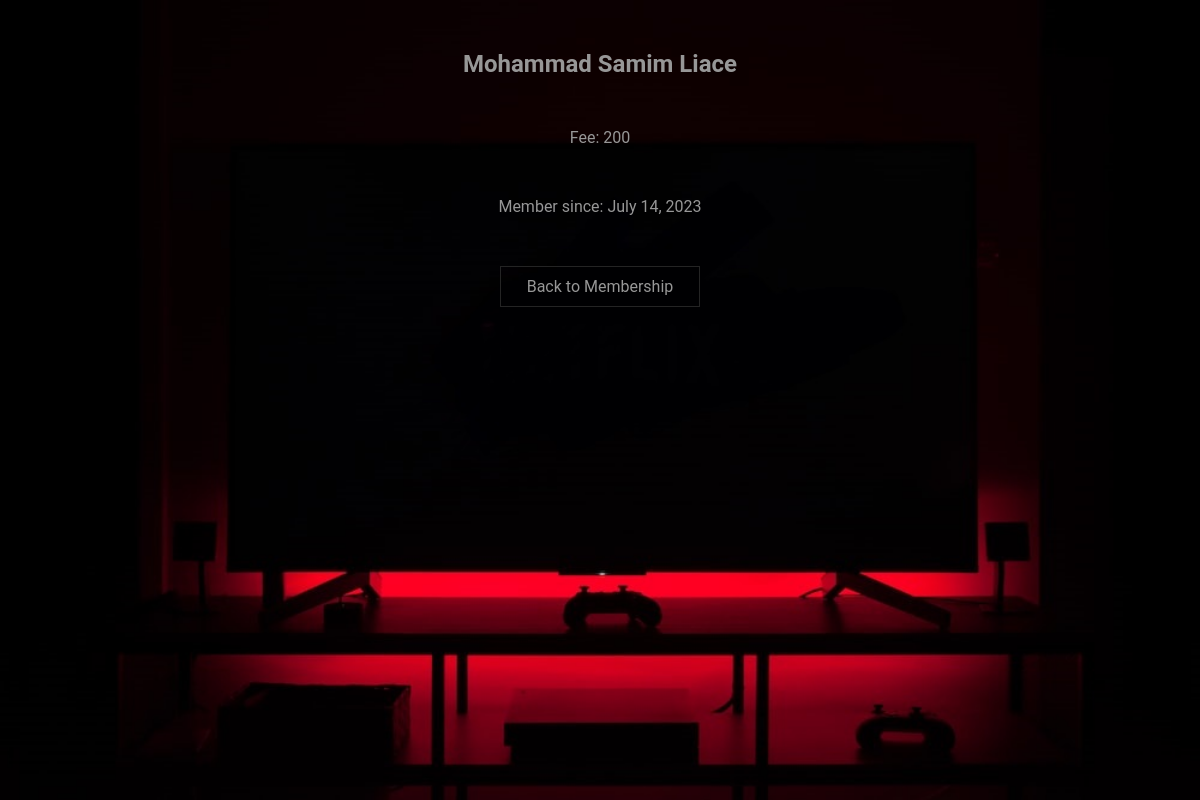
The page /all_members/info/5 on the database its author committed.
### mva/models.py (models this page shows, shortened)
class membership(models.Model):
  firstname = models.CharField(max_length=255)
  lastname = models.CharField(max_length=255)
  Monthly_fee = models.IntegerField(null=True)
  joined_date = models.DateField(null=True)

### mva/views.py (the view)
# urls.py: path('all_members/info/<int:id>', views.info, name='info'),
def info(request, id):
  mymember = membership.objects.get(id=id)
  template = loader.get_template('info.html')
  context = {
    'mymember': mymember,
  }
  return HttpResponse(template.render(context, request))

### mva/templates/info.html (shortened to what this page needs)
{% extends "master.html" %}
{% load static %}
{% block content %}
<section class="infopage">
<h1>{{ mymember.firstname }} {{ mymember.lastname }}</h1>
<p>Fee: {{ mymember.Monthly_fee }}</p>
<p>Member since: {{ mymember.joined_date }}</p>
<p><a href="/all_members">Back to Membership</a></p>
</section>
{% endblock %}

### mva/static/style.css (style rules this page uses)
* { margin: 0; padding: 0; box-sizing: border-box; }
body { position: relative; background-color: #f0f0f0; font-family: 'roboto', sans-serif; }
:root { --glow-color: hsl(11, 94%, 48%); }
*, *::before, *::after { box-sizing: border-box; }
.infopage { min-height: 100vh; background: url(./img/bgc-membership.jpg) no-repeat center center/cover; color: #979797; }
.infopage h1 { display: flex; justify-content: center; align-items: center; padding-top: 50px; }
.infopage p { display: flex; justify-content: center; align-items: center; margin-top: 50px; }
.infopage a { color: #979797; text-decoration: none; border: 1px solid #242424; display: flex; justify-content: center; width: 200px; padding: 10px; transition: transform 0.2s, box-shadow 0.2s; }

### rows shown on the page
membership: firstname "Mohammad Samim", lastname "Liace", Monthly_fee "200", joined_date "July 14, 2023"
